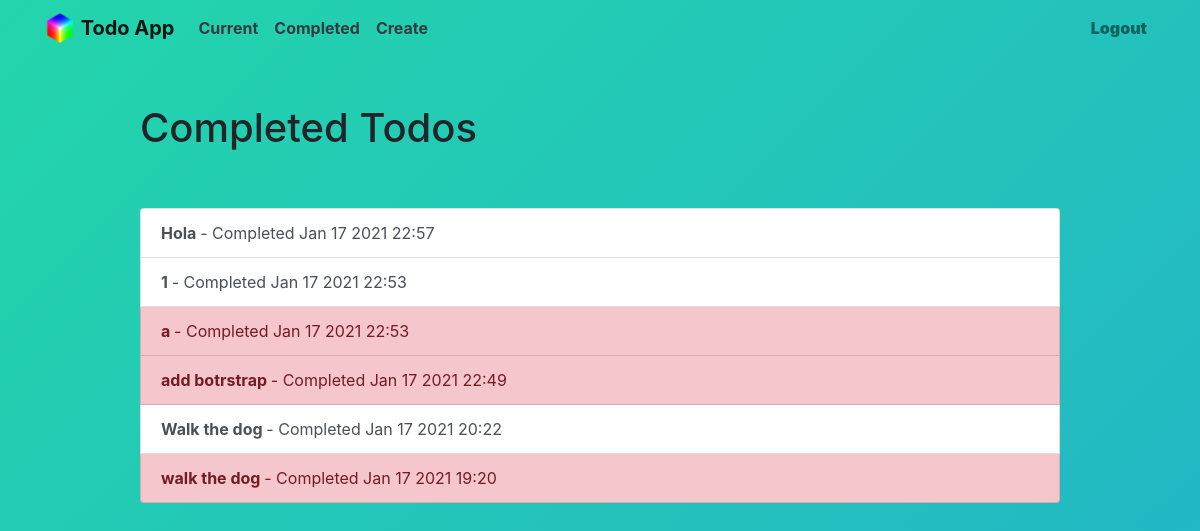
Screenshot of /completed/ (signed in) with the database file from the repository.
### todo/models.py (models this page shows, shortened)
class Todo(models.Model):
    title = models.CharField(max_length=200)
    memo = models.TextField(blank=True)
    created = models.DateTimeField(auto_now_add=True)
    datecompleted = models.DateTimeField(null=True, blank=True)
    important = models.BooleanField(default=False)
    user = models.ForeignKey(User, on_delete=models.CASCADE)

### todo/views.py (the view)
# urls.py: path('completed/', views.completedtodos, name='completedtodos'),
@login_required
def completedtodos(request):
    todos = Todo.objects.filter(
        user=request.user, datecompleted__isnull=False).order_by('-datecompleted')
    return render(request, 'todo/completedtodos.html', {'todos': todos})

### todo/templates/todo/completedtodos.html
{% extends "todo/base.html" %}
{% block content %}
<div class="row justify-content-center mt-5">
    <div class="col-md-10">
        <h1>Completed Todos</h1>
    </div>
</div>
<div class="row justify-content-center mt-5">
    <div class="col-md-10">
        <div class="list-group">
            {% for todo in todos %}
            <a href="{% url 'viewtodo' todo.id %}"
                class="list-group-item list-group-item-action{% if todo.important %} list-group-item-danger{% endif %}">
                <b>
                    {{todo.title }}
                </b>
                - Completed {{ todo.datecompleted|date:'M j Y H:i' }}</a>
            {% endfor %}
        </div>
    </div>
</div>
{% endblock %}

### todo/templates/todo/base.html (shortened to what this page needs)
<!doctype html>
<html lang="en">
<head>
    <link rel="stylesheet" href="https://stackpath.bootstrapcdn.com/bootstrap/4.4.1/css/bootstrap.min.css"
>
    {% load static %}
    <link rel="stylesheet" type="text/css" href="{% static 'todo/css.css' %}?{% now 'U' %}">
</head>
<body>
    <nav class="navbar navbar-expand-md navbar navbar-light ">
        <div class="container">
            <a class="navbar-brand" href="{% url 'home' %}">
                <img src="{% static 'todo/logorgb.png' %}" width="30" height="30" class="d-inline-block align-top">
                <span> <b>Todo App</b> </span>
            </a>
            <div class="collapse navbar-collapse" id="navbarNav">
                {% if user.is_authenticated %}
                <ul class="navbar-nav mr-auto">
                    <li class="nav-item {{ current }}">
                        <a class="nav-link text-dark" href="{% url 'currenttodos' %}"> <b>Current</b> </a>
                    </li>
                    <li class="nav-item {{ completed }}">
                        <a class="nav-link text-dark" href="{% url 'completedtodos' %}"> <b>Completed</b> </a>
                    </li>
                    <li class="nav-item {{ create }}">
                        <a class="nav-link text-dark" href="{% url 'createtodo' %}"> <b>Create</b></a>
                    </li>
                </ul>
                {% endif %}
                <ul class="navbar-nav ml-auto">
                    {% if user.is_authenticated %}
                    <li class="nav-item">
                        <a href="#" onclick="$('#signOutBtn').click()" class="nav-link font-weight-bold"> <b> Logout</b>
                        </a>
                    </li>
                    {% endif %}
                </ul>
            </div>
        </div>
    </nav>
    <div class="container">
        {% block content %}{% endblock %}
    </div>
</body>
</html>

### todo/static/todo/css.css (style rules this page uses)
body { background: linear-gradient(-45deg, #ee7752, #e73c7e, #23a6d5, #23d5ab); background-size: 500% 500%; animation: gradient 15s ease infinite; }

### rows the page displays
Todo: title "Hola", datecompleted "Jan 17 2021 22:57"
Todo: title "1", datecompleted "Jan 17 2021 22:53"
Todo: title "a", datecompleted "Jan 17 2021 22:53"
Todo: title "add botrstrap", datecompleted "Jan 17 2021 22:49"
Todo: title "Walk the dog", datecompleted "Jan 17 2021 20:22"
Todo: title "walk the dog", datecompleted "Jan 17 2021 19:20"
